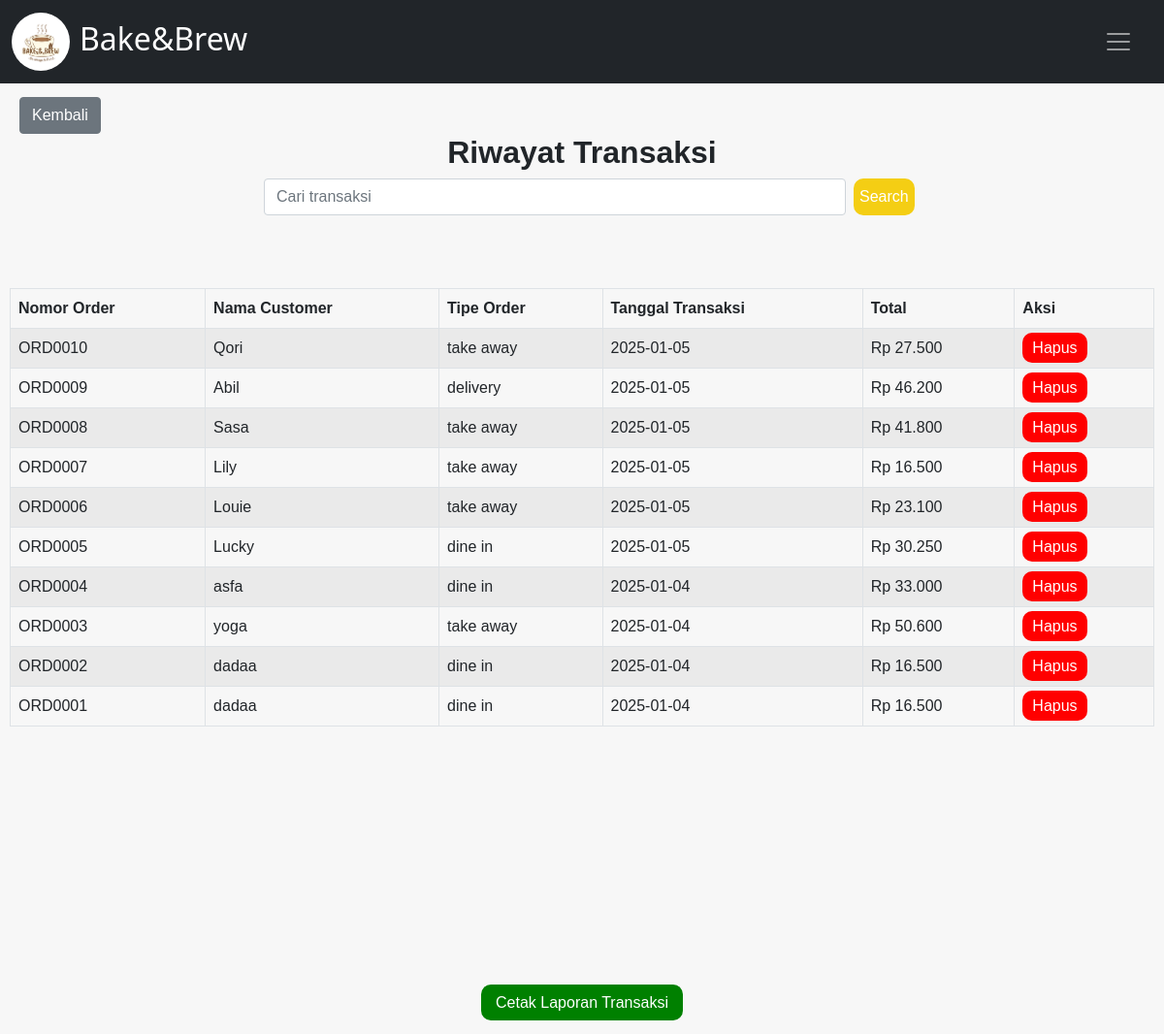
Screenshot of /riwayat_transaksi.php with the database file from the repository.
### tables this page shows
CREATE TABLE `orders` (
  `id_order` int(11) NOT NULL,
  `order_number` varchar(10) NOT NULL,
  `nama_customer` varchar(255) DEFAULT NULL,
  `order_type` varchar(50) DEFAULT NULL,
  `subtotal` int(20) DEFAULT NULL,
  `tax` int(20) DEFAULT NULL,
  `total` int(20) DEFAULT NULL,
  `order_date` date NOT NULL DEFAULT current_timestamp(),
  `deleted_at` datetime DEFAULT NULL
);

### riwayat_transaksi.php (the view, shortened to what this page needs)
<?php
include_once 'koneksi.php';
$search_query = '';
if (isset($_GET['search'])) {
    $search_query = $_GET['search'];
    $sql = "SELECT * FROM orders WHERE (order_number LIKE ? OR nama_customer LIKE ?) AND deleted_at IS NULL ORDER BY order_date DESC";
    $stmt = $conn->prepare($sql);
    $like_query = "%" . $search_query . "%";
    $stmt->bind_param("ss", $like_query, $like_query);
} else {
    $sql = "SELECT * FROM orders WHERE deleted_At IS NULL ORDER BY order_number DESC";
    $stmt = $conn->prepare($sql);
}
$stmt->execute();
$result = $stmt->get_result();
?>
<!DOCTYPE html>
<html lang="id">
<head>
    <link rel="stylesheet" href="Assets/css/style.css">
    <link rel="stylesheet" href="Assets/css/report.css">
    <link href="https://cdn.jsdelivr.net/npm/bootstrap@5.0.2/dist/css/bootstrap.min.css" rel="stylesheet">
</head>
<body class="all">
    <nav class="navbar navbar-expand-fluid navbar-dark bg-dark fixed-top">
        <div class="container-fluid d-flex align-items-center">
            <a class="navbar-brand dynapuff-unique" style="font-size:2rem" href="#"><img class="img-logo" src="Assets/logocute.jpg" alt="logo Bake&Brew">Bake&Brew</a>
            <button class="navbar-toggler shadow-none border-0 me-2" type="button" data-bs-toggle="offcanvas" data-bs-target="#offcanvasNavbar" aria-controls="offcanvasNavbar">
                <span class="navbar-toggler-icon"></span>
            </button>
        </div>
    </nav>
    <div class='btn-kembali'>
        <a href='report.php' class='btn btn-secondary btn-back'>Kembali</a>
    </div>
    <h2 class='text-center'>Riwayat Transaksi</h2>
    <div class='form-container'>
        <form class='d-flex' action='riwayat_transaksi.php' method='GET'>
        <input name='search' class='form-control me-2' type='search' placeholder='Cari transaksi' aria-label='Search' value='<?php echo htmlspecialchars($search_query); ?>' style="width: 50%; margin-left: 17rem; display: block;">
            <button class='btn-search' type='submit'>Search</button>
        </form>
    </div>
    <main>
    <div class="table-container">
        <table class="table table-bordered table-striped">
            <thead>
                <tr>
                    <th>Nomor Order</th>
                    <th>Nama Customer</th>
                    <th>Tipe Order</th>
                    <th>Tanggal Transaksi</th>
                    <th>Total</th>
                    <th>Aksi</th>
                </tr>
            </thead>
            <tbody>
                <?php
                if ($result->num_rows > 0) {
                    while ($row = $result->fetch_assoc()) {
                        echo "<tr>
                                <td>{$row['order_number']}</td>
                                <td>{$row['nama_customer']}</td>
                                <td>{$row['order_type']}</td>
                                <td>{$row['order_date']}</td>
                                <td>Rp " . number_format($row['total'], 0, ',', '.') . "</td>
                                <td><a href='javascript:void(0);' class='btn-delete' onclick=\"confirmDelete('{$row['order_number']}')\">Hapus</a></td>
                              </tr>";
                    }
                } else {
                    echo "<tr><td colspan='6' class='text-center'>Tidak ada data transaksi</td></tr>";
                }
                ?>
            </tbody>
        </table>
    </div>
</main>
<div class='btn-cetak'>
        <a href='cetak_riwayat_transaksi.php' class='cetak'>Cetak Laporan Transaksi</a>
</div>
</body>
</html>

### Assets/css/style.css (style rules this page uses)
body { height: 100%; }
main { padding-top: 65px; display: flex; height: 100vh; }
.all { background-color: #f7f7f7; font-family: 'Quicsand', sans-serif; font-size: 1rem; }
.navbar-toggler { margin-right: 0.5rem; }
.img-logo { width: 60px; border-radius: 50px; margin-right: 10px; }
.dynapuff-unique { font-family: "DynaPuff", system-ui; font-optical-sizing: auto; font-weight: 400; font-style: normal; font-variation-settings:"wdth" 0; font-size: 2rem; }
.btn-search { background-color: #F4CE14; border: none; color: white; border-radius: 10px; }
input { border-radius: 10px; border: 1px solid #1A1A1D; }
body { background-color: #1A1A1D; }

### Assets/css/report.css (style rules this page uses)
.btn-kembali { margin-top: 100px; margin-left: 20px; }
h2.text-center { font-size: 2rem; font-weight: bold; text-align: center; }
.table-container { position: relative; width: 100%; padding: 10px; margin-bottom: 10px; }
.table { width: 100%; }
.btn-delete { text-decoration: none; background-color: red; color: white; border: none; border-radius: 10px; padding: 7px 10px; cursor: pointer; }
.btn-cetak { margin-bottom: 20px; display: block; text-align: center; }
.cetak { padding: 10px 15px; border-radius: 10px; background-color: green; color: #ffffff; text-decoration: none; }

### rows the page displays
orders: order_number "ORD0010", nama_customer "Qori", order_type "take away", order_date "2025-01-05", total "27.500"
orders: order_number "ORD0009", nama_customer "Abil", order_type "delivery", order_date "2025-01-05", total "46.200"
orders: order_number "ORD0008", nama_customer "Sasa", order_type "take away", order_date "2025-01-05", total "41.800"
orders: order_number "ORD0007", nama_customer "Lily", order_type "take away", order_date "2025-01-05", total "16.500"
orders: order_number "ORD0006", nama_customer "Louie", order_type "take away", order_date "2025-01-05", total "23.100"
orders: order_number "ORD0005", nama_customer "Lucky", order_type "dine in", order_date "2025-01-05", total "30.250"
orders: order_number "ORD0004", nama_customer "asfa", order_type "dine in", order_date "2025-01-04", total "33.000"
orders: order_number "ORD0003", nama_customer "yoga", order_type "take away", order_date "2025-01-04", total "50.600"
orders: order_number "ORD0002", nama_customer "dadaa", order_type "dine in", order_date "2025-01-04", total "16.500"
orders: order_number "ORD0001", nama_customer "dadaa", order_type "dine in", order_date "2025-01-04", total "16.500"
